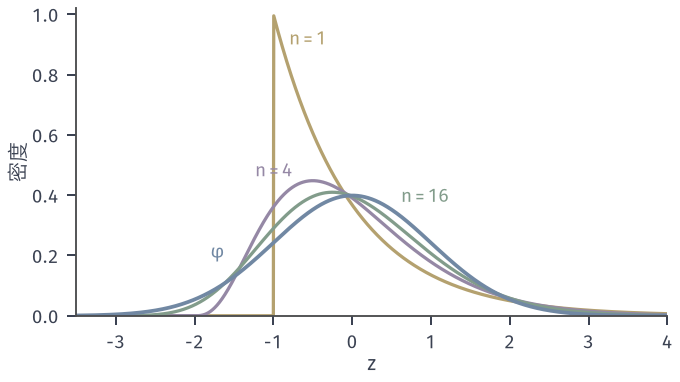

Generate this figure with Python:
from pathlib import Path
import sys
HERE = Path(__file__).resolve().parent
sys.path.insert(0, str(HERE.parent/'clt-common'))
from clt_fig import *
# X_i ~ Exp(1) i.i.d.; S_n ~ Gamma(n,1) exactly. Density of Z_n=(S_n-n)/sqrt(n)
# is sqrt(n) * gamma_pdf(n, n+z sqrt(n)); n = 1, 4, 16 against phi.
NS = (1, 4, 16); COLS = (YELLOW, PURPLE, GREEN)
z = np.linspace(-3.5, 4, 1501)
fig, ax = figure(width_mm=96, height_mm=54)
facts = {}
for i, n in enumerate(NS):
    f = math.sqrt(n)*gamma_pdf(n, n+z*math.sqrt(n))
    ax.plot(z, f, color=COLS[i], lw=1.3)
    facts[str(n)] = {'mode_z': float(z[np.argmax(f)]), 'skewness': 2/math.sqrt(n)}
ax.plot(z, phi(z), color=BLUE, lw=1.5)
lab(ax, -.8, .9, '$n=1$', YELLOW, ha='left')
lab(ax, -.75, .46, '$n=4$', PURPLE, ha='right')
lab(ax, .62, .375, '$n=16$', GREEN, ha='left')
lab(ax, -1.62, .19, r'$\varphi$', BLUE, ha='right')
ax.set_xlim(-3.5, 4); ax.set_ylim(0, 1.02); ax.set_xticks([-3, -2, -1, 0, 1, 2, 3, 4])
axlab(ax, '$z$', '密度')
save(fig, HERE, 'figure', facts)
